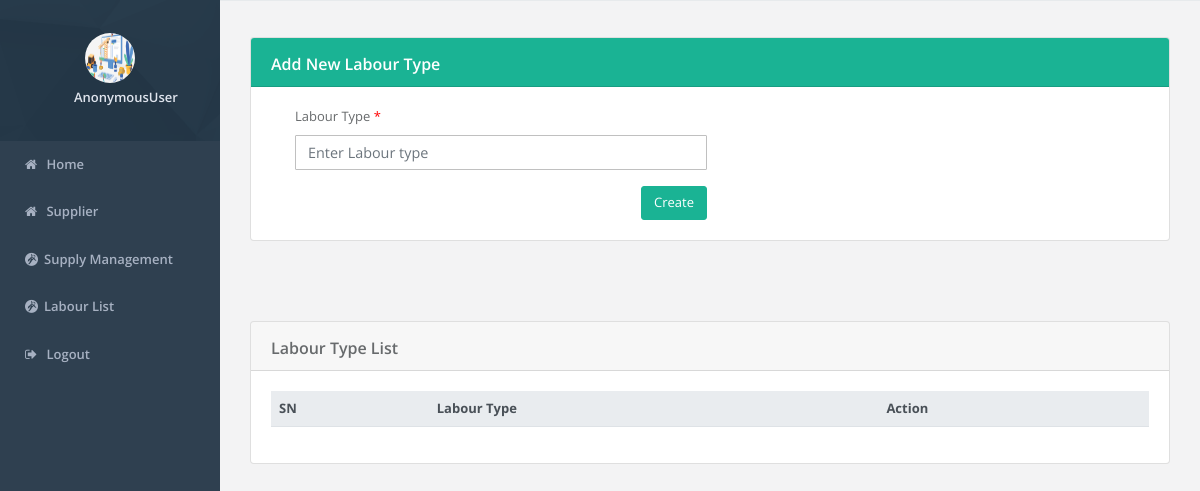
Page /supply/labour_type/ on the earlier database version.
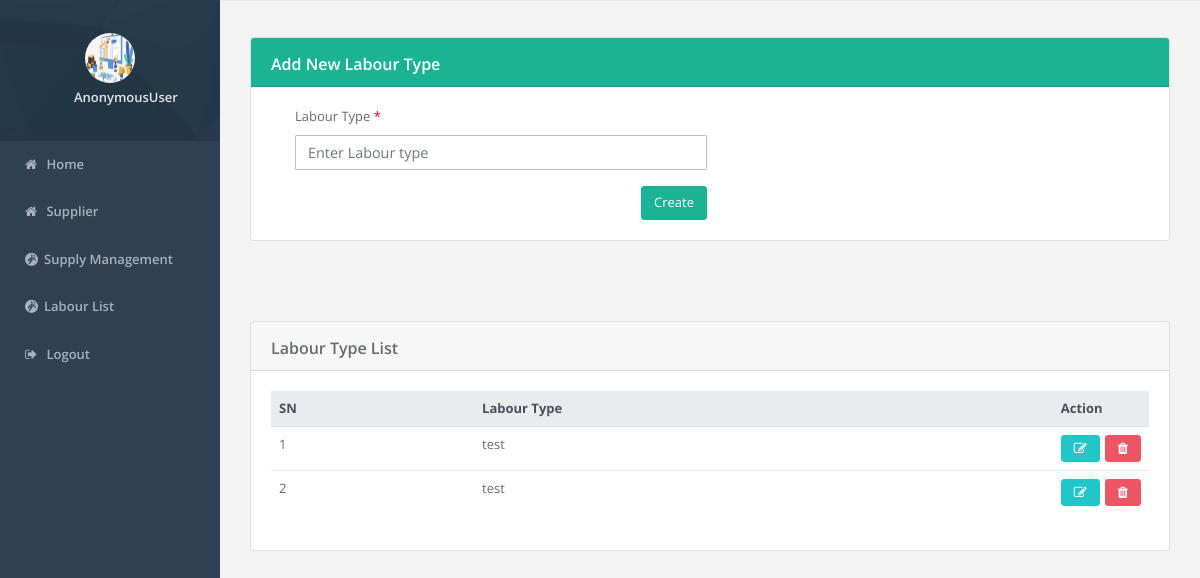
Same page on the later database version.
### supply_management/models.py (models this page shows, shortened)
class LabourTypes(models.Model):
    labour_types = models.CharField(max_length=200)

### supply_management/views.py (the view)
# urls.py: path('labour_type/', views.labour_type, name="labour_type"),
def labour_type(request):
    labour_type_obj = LabourTypes.objects.all()[::-1]
    context={
        "labour_type":labour_type_obj
    }
    if request.method == "POST":
        labour_types = request.POST.get("labour_types")
        obj = LabourTypes(labour_types=labour_types)
        obj.save()
        messages.success(request, "Labour Type Added Successfully")
        return redirect('labour_type')
    return render(request, "labour/labour_type_list.html", context)

### templates/labour/labour_type_list.html (shortened to what this page needs)
{% include 'header.html' %}
{% load static %}
<div class="main-content" id="panel" style="margin-top:5px;">
    <div class="col-lg-12">
    </div>
    <div class="container-fluid mt--6" style="margin-top:30px; padding-bottom: 50px">
        <div class="row">
            <div class="col-xl-12 order-xl-1">
                <div class="card">
                    <div class="card-header bg-primary">
                        <div class="row align-items-center">
                            <div class="col-8">
                                <h3 class="mb-0">Add New Labour Type</h3>
                            </div>
                        </div>
                    </div>
                    <div class="card-body">
                        <form method="POST">
                            <div class="pl-lg-4">
                                <div class="row">
                                    <div class="col-lg-6">
                                        <div class="form-group">
                                            <label>Labour Type&nbsp;<span style="color:red;">*</span></label>
                                            <input type="text" name="labour_types" id="input-country"
                                                   pattern="[A-Za-z,]{3,40}" placeholder="Enter Labour type"
                                                   title="First Name must be between 3 and 40 characters in length and contains only letters" class="form-control" required>
                                        </div>
                                        <button class="btn btn-primary float-right" type="submit" style="">Create</button>
                                    </div>
                                </div>
                            </div>
                        </form>
                    </div>
                </div>
            </div>
        </div>
    </div>
</div>
<div class="col-xl-12 order-xl-1" style="margin-top:30px; padding-bottom: 100px">
    <div class="card">
        <div class="card-header">
            <div class="row align-items-center">
                <div class="col-8">
                    <h3 class="mb-0">Labour Type List</h3>
                </div>
            </div>
        </div>
        <div class="card-body">
            <div class="table-responsive">
                <table class="table align-items-center table-flush" id="addCountry">
                    <thead class="thead-light">
                    <tr>
                        <th scope="col" class="sort" data-sort="SL NO">SN</th>
                        <th scope="col" class="sort" data-sort="title">Labour Type</th>
                        <th scope="col">Action</th>
                    </tr>
                    </thead>
                    <tbody class="list">
                    {% for c in labour_type %}
                    <tr>
                        <td>{{ forloop.counter }}</td>
                        <td>{{ c.labour_types }}</td>
                        <td style="width: 10%">
                            <div class="btn-group">
                                <a href="" data-toggle="modal" id="{{c.id}}" data-target="#surve_update{{c.id}}"><button class="btn btn-info fa fa-edit" style="margin-right: 5px"></button></a>
                                <a href="" data-toggle="modal" id="{{c.id}}" data-target="#surve_delete{{c.id}}">
                                    <button class="btn btn-danger fa fa-trash"></button></a>
                            </div>
                        </td>
                    </tr>
                    {% endfor %}
                    </tbody>
                </table>
            </div>
        </div>
    </div>
</div>
{% include 'footer.html' %}

Differences in the rows shown:
added LabourTypes: labour_types "test"
added LabourTypes: labour_types "test"
